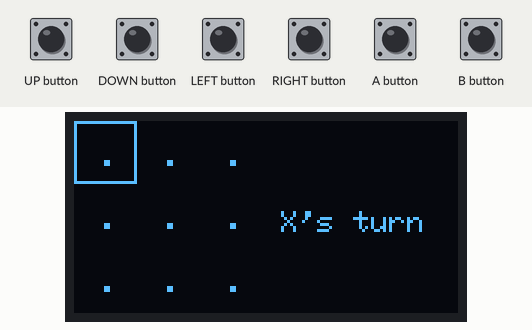
This sketch was run on a simulated Arduboy, built with avr-gcc and run on an emulated ATmega32U4. On the bench: 128×64 one-colour display. The test bench sets the inputs (shaded band).

Above: at 1.2 s.
1.3 s: A button pressed for 0.15 s
At 1.8 s:
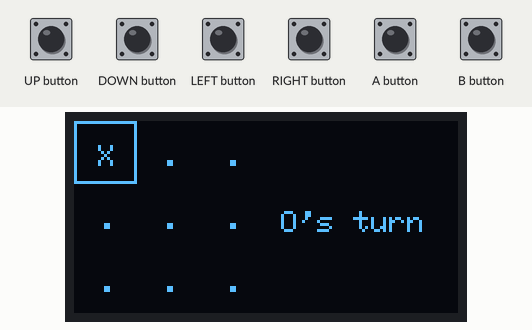
2.9 s: B button pressed for 0.15 s
At 4.0 s:
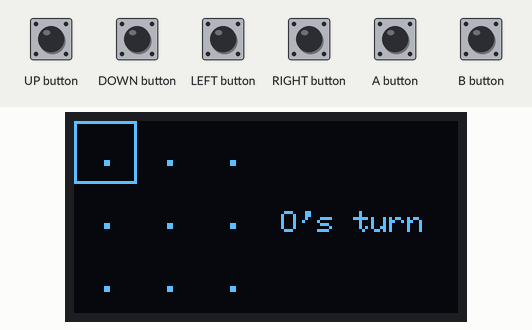
4.5 s: DOWN button pressed for 0.15 s
At 4.9 s:
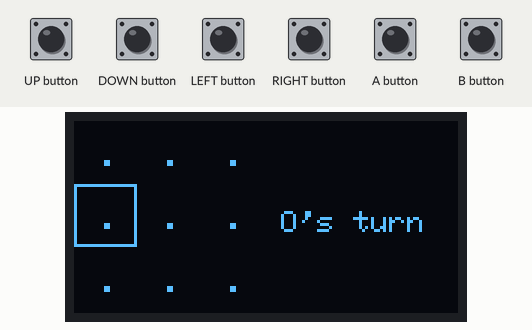
6.1 s: RIGHT button pressed for 0.15 s
At 7.0 s:
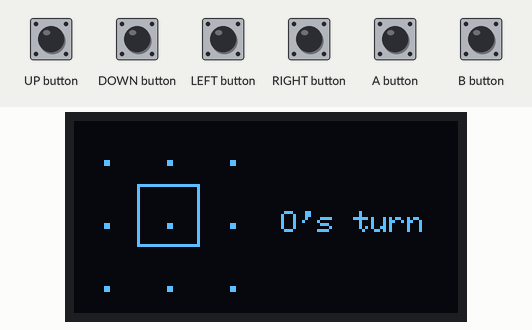
7.7 s: UP button pressed for 0.15 s
At 8.9 s:
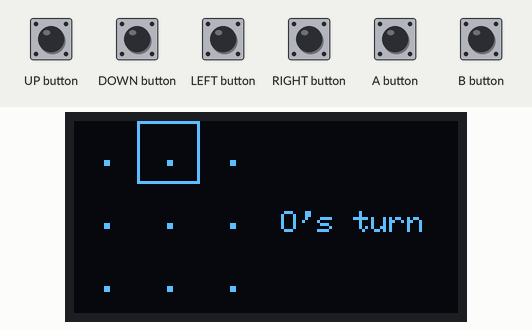
9.3 s: RIGHT button pressed for 1 s
At 10.0 s:
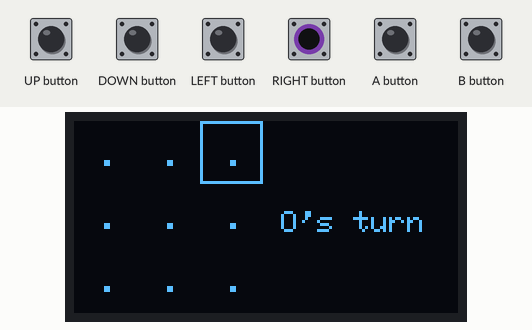
Timing chart, 0 to 12.3 s (numbered marks = the images above; inputs shaded):
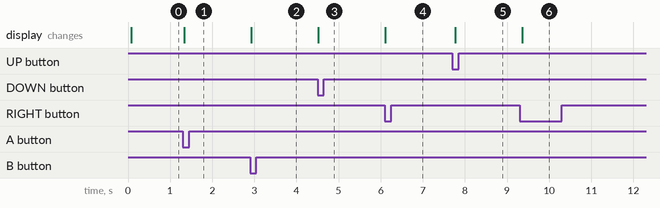

Measured:
- after the input at 1.3 s, the display: changes at once (image 1)
- after the input at 2.9 s, the display: changes at once (image 2)
- after the input at 4.5 s, the display: changes at once (image 3)
- after the input at 6.1 s, the display: changes at once (image 4)
- after the input at 7.7 s, the display: changes after 0.07 s (image 5)
- after the input at 9.3 s, the display: changes after 0.06 s (image 6)

The sketch:

ttt.ino
```cpp
#include <Arduboy2.h>

Arduboy2 arduboy;

typedef char SquareVal;

#define SIDE_LENGTH 3
#define NUM_SQUARES (SIDE_LENGTH * SIDE_LENGTH)
#define EMPTY '.'
#define CROSS 'X'
#define NOUGHT 'O'

const int THINGO = (arduboy.width() / 2) / SIDE_LENGTH;

SquareVal squares[SIDE_LENGTH][SIDE_LENGTH];

int selX = 0;
int selY = 0;

SquareVal player;

void clearBoard()
{
  for (int col = 0; col < SIDE_LENGTH; col++)
  {
    for (int row = 0; row < SIDE_LENGTH; row++)
    {
      squares[col][row] = EMPTY;
    }
  }
}

void setup()
{
  arduboy.begin();
  arduboy.setFrameRate(15);

  clearBoard();

  player = CROSS;
}

void displayBoard()
{
  arduboy.clear();

  for (int col = 0; col < SIDE_LENGTH; col++)
  {
    int x = col * THINGO;
    for (int row = 0; row < SIDE_LENGTH; row++)
    {
      int y = row * THINGO;
      int pos = (SIDE_LENGTH * col) + row;
      if (col == selX && row == selY)
      {
        arduboy.drawRect(x, y, THINGO, THINGO, WHITE);
      }

      int offset = THINGO * 0.4;
      arduboy.setCursor(x + offset, y + offset);
      arduboy.print(squares[col][row]);
    }
  }

  arduboy.setCursor((arduboy.width() / 2) + 5, 30);
  arduboy.print(player);
  arduboy.print("'s turn");

  arduboy.display();
}

void changeTurn()
{
  player = player == CROSS ? NOUGHT : CROSS;
}

void loop()
{
  if (!(arduboy.nextFrame()))
    return;

  arduboy.pollButtons();

  if (arduboy.justPressed(LEFT_BUTTON) && selX > 0)
  {
    selX = selX - 1;
  }
  if (arduboy.justPressed(RIGHT_BUTTON) && selX < SIDE_LENGTH - 1)
  {
    selX = selX + 1;
  }
  if (arduboy.justPressed(UP_BUTTON) && selY > 0)
  {
    selY = selY - 1;
  }
  if (arduboy.justPressed(DOWN_BUTTON) && selY < SIDE_LENGTH - 1)
  {
    selY = selY + 1;
  }

  if (arduboy.justPressed(A_BUTTON))
  {
    squares[selX][selY] = player;
    changeTurn();
  }

  if (arduboy.justPressed(B_BUTTON))
  {
    squares[selX][selY] = EMPTY;
  }

  displayBoard();
}
```
